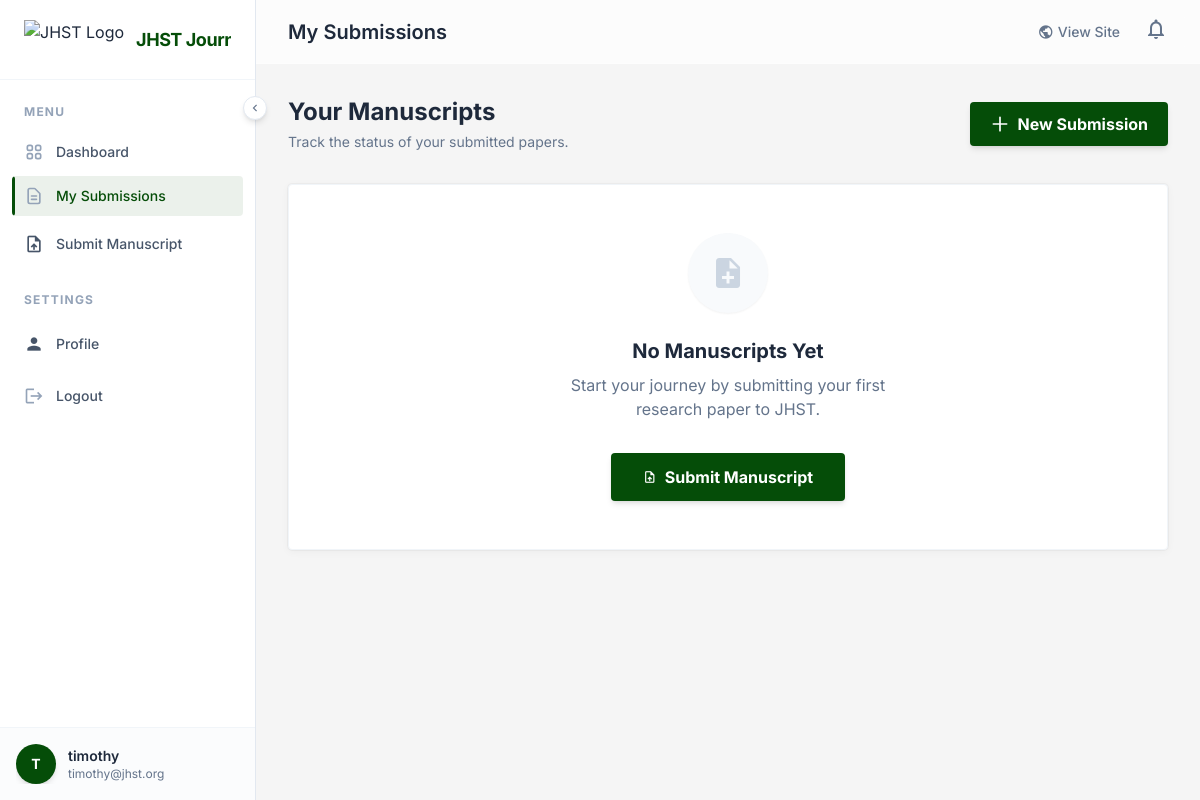
Page /dashboard/my-submissions/ (signed in) on the earlier database version.
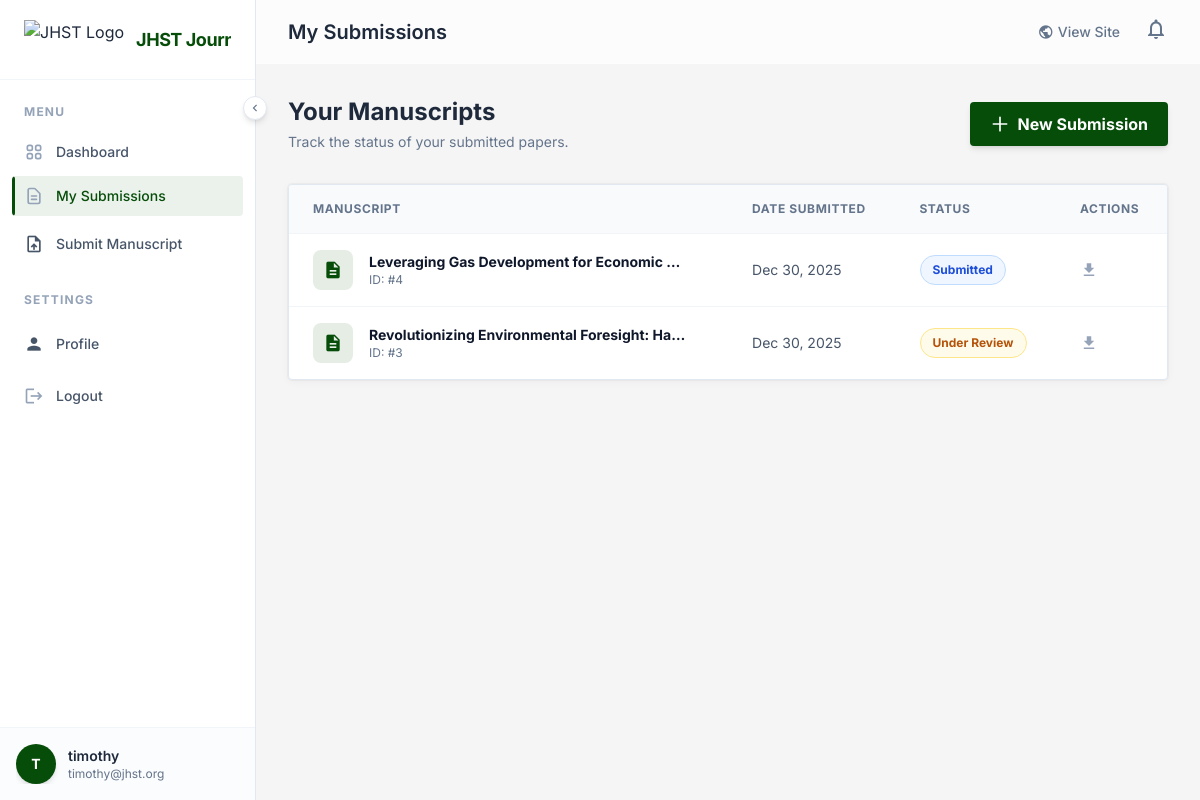
Same page on the later database version.
### journal/models.py (models this page shows, shortened)
class Manuscript(models.Model):
    STATUS_CHOICES = [
        ('submitted', 'Submitted'),
        ('under_review', 'Under Review'),
        ('accepted', 'Accepted'),
        ('rejected', 'Rejected'),
        ('published', 'Published'),
    ]
    title = models.CharField(max_length=255)
    abstract = models.TextField()
    file = models.FileField(upload_to='manuscripts/')
    co_authors = models.CharField(max_length=500, blank=True, help_text="Names of co-authors, separated by commas")
    affiliations = models.TextField(blank=True, help_text="Author affiliations")
    author = models.ForeignKey(User, on_delete=models.CASCADE, related_name='manuscripts')
    reviewer = models.ForeignKey(User, on_delete=models.SET_NULL, null=True, blank=True, related_name='assigned_manuscripts')
    submitted_date = models.DateTimeField(auto_now_add=True)
    status = models.CharField(max_length=20, choices=STATUS_CHOICES, default='submitted')
    keywords = models.CharField(max_length=255, help_text="Comma-separated keywords")

### journal/views.py (the view)
# urls.py: path('dashboard/my-submissions/', views.my_submissions, name='my_submissions'),
@login_required
def my_submissions(request):
    submissions = Manuscript.objects.filter(author=request.user).order_by('-submitted_date')
    return render(request, 'dashboard/my_submissions.html', {'submissions': submissions})

### templates/dashboard/my_submissions.html (shortened to what the changed rows need)
{% extends 'dashboard/dashboard_base.html' %}
{% block dashboard_title %}My Submissions{% endblock %} {% block content %}
<div class="flex justify-between items-center mb-8">
  <div>
    <h2 class="text-2xl font-bold font-display text-slate-800 dark:text-white">
      Your Manuscripts
    </h2>
  </div>
</div>
{% if submissions %}
<div
  class="bg-white dark:bg-card-dark rounded shadow-card overflow-hidden border border-slate-200 dark:border-slate-800/50"
>
  <div class="overflow-x-auto">
    <table class="min-w-full divide-y divide-slate-100 dark:divide-slate-800">
      <thead class="bg-slate-50 dark:bg-slate-900/50">
        <tr>
          <th
            scope="col"
            class="px-6 py-4 text-left text-xs font-bold text-slate-500 uppercase tracking-wider"
          >
            Manuscript
          </th>
          <th
            scope="col"
            class="px-6 py-4 text-left text-xs font-bold text-slate-500 uppercase tracking-wider"
          >
            Date Submitted
          </th>
          <th
            scope="col"
            class="px-6 py-4 text-left text-xs font-bold text-slate-500 uppercase tracking-wider"
          >
            Status
          </th>
          <th
            scope="col"
            class="px-6 py-4 text-left text-xs font-bold text-slate-500 uppercase tracking-wider"
          >
            Actions
          </th>
        </tr>
      </thead>
      <tbody class="divide-y divide-slate-100 dark:divide-slate-800">
        {% for manuscript in submissions %}
        <tr
          class="hover:bg-slate-50/50 dark:hover:bg-slate-800/50 transition-colors"
        >
          <td class="px-6 py-4 whitespace-nowrap">
            <div class="flex items-center">
              <div
                class="flex-shrink-0 h-10 w-10 bg-primary/10 rounded-lg flex items-center justify-center text-primary dark:text-green-400"
              >
                <span class="material-icons text-xl">description</span>
              </div>
              <div class="ml-4">
                <div
                  class="text-sm font-bold text-slate-900 dark:text-white max-w-xs truncate"
                  title="{{ manuscript.title }}"
                >
                  {{ manuscript.title }}
                </div>
                <div class="text-xs text-slate-500">
                  ID: #{{ manuscript.id }}
                </div>
              </div>
            </div>
          </td>
          <td class="px-6 py-4 whitespace-nowrap">
            <div class="text-sm text-slate-600 dark:text-slate-400">
              {{ manuscript.submitted_date|date:"M d, Y" }}
            </div>
          </td>
          <td class="px-6 py-4 whitespace-nowrap">
            <span
              class="px-3 py-1 inline-flex text-xs leading-5 font-bold rounded-full border {% if manuscript.status == 'accepted' %}bg-green-50 text-green-700 border-green-200 dark:bg-green-900/20 dark:text-green-400 dark:border-green-900/30{% elif manuscript.status == 'rejected' %}bg-red-50 text-red-700 border-red-200 dark:bg-red-900/20 dark:text-red-400 dark:border-red-900/30{% elif manuscript.status == 'under_review' %}bg-amber-50 text-amber-700 border-amber-200 dark:bg-amber-900/20 dark:text-amber-400 dark:border-amber-900/30{% else %}bg-blue-50 text-blue-700 border-blue-200 dark:bg-blue-900/20 dark:text-blue-400 dark:border-blue-900/30{% endif %}"
            >
              {{ manuscript.get_status_display }}
            </span>
          </td>
          <td class="px-6 py-4 whitespace-nowrap text-sm font-medium">
            <div class="flex items-center space-x-3">
              {% if manuscript.file %}
              <a
                href="{{ manuscript.file.url }}"
                target="_blank"
                class="text-slate-400 hover:text-primary transition-colors flex items-center"
                title="Download PDF"
              >
                <span class="material-icons text-lg">download</span>
              </a>
              {% endif %}
            </div>
          </td>
        </tr>
        {% endfor %}
      </tbody>
    </table>
  </div>
</div>
{% else %}
<div
  class="bg-white dark:bg-card-dark rounded shadow-card p-12 text-center border border-slate-100 dark:border-slate-800/50"
>
  <div
    class="mx-auto h-20 w-20 bg-slate-50 dark:bg-slate-800 rounded-full flex items-center justify-center mb-6 shadow-sm"
  >
    <span class="material-icons text-4xl text-slate-300">note_add</span>
  </div>
  <h3 class="text-xl font-bold font-display text-slate-800 dark:text-white">
    No Manuscripts Yet
  </h3>
  <p class="text-slate-500 mt-2 mb-8 max-w-sm mx-auto">
    Start your journey by submitting your first research paper to JHST.
  </p>
  <a
    href="{% url 'submit_manuscript' %}"
    class="inline-flex items-center bg-primary text-white font-bold py-3 px-8 rounded hover:bg-opacity-90 transition shadow-md hover:shadow-lg"
  >
    <span class="material-icons text-sm mr-2">upload_file</span>
    Submit Manuscript
  </a>
</div>
{% endif %} {% endblock %}

Differences in the rows shown:
added Manuscript: title "Leveraging Gas Development for Economic…", id "4", submitted_date "Dec 30, 2025", status "Submitted"
added Manuscript: title "Revolutionizing Environmental Foresight: Ha…", id "3", submitted_date "Dec 30, 2025", status "Under Review"
Other differences:
text no longer shown: "No Manuscripts Yet Start your journey by submitting your first research paper to JHST. Submit Manuscript"
text now shown: "MANUSCRIPT DATE SUBMITTED STATUS ACTIONS"
